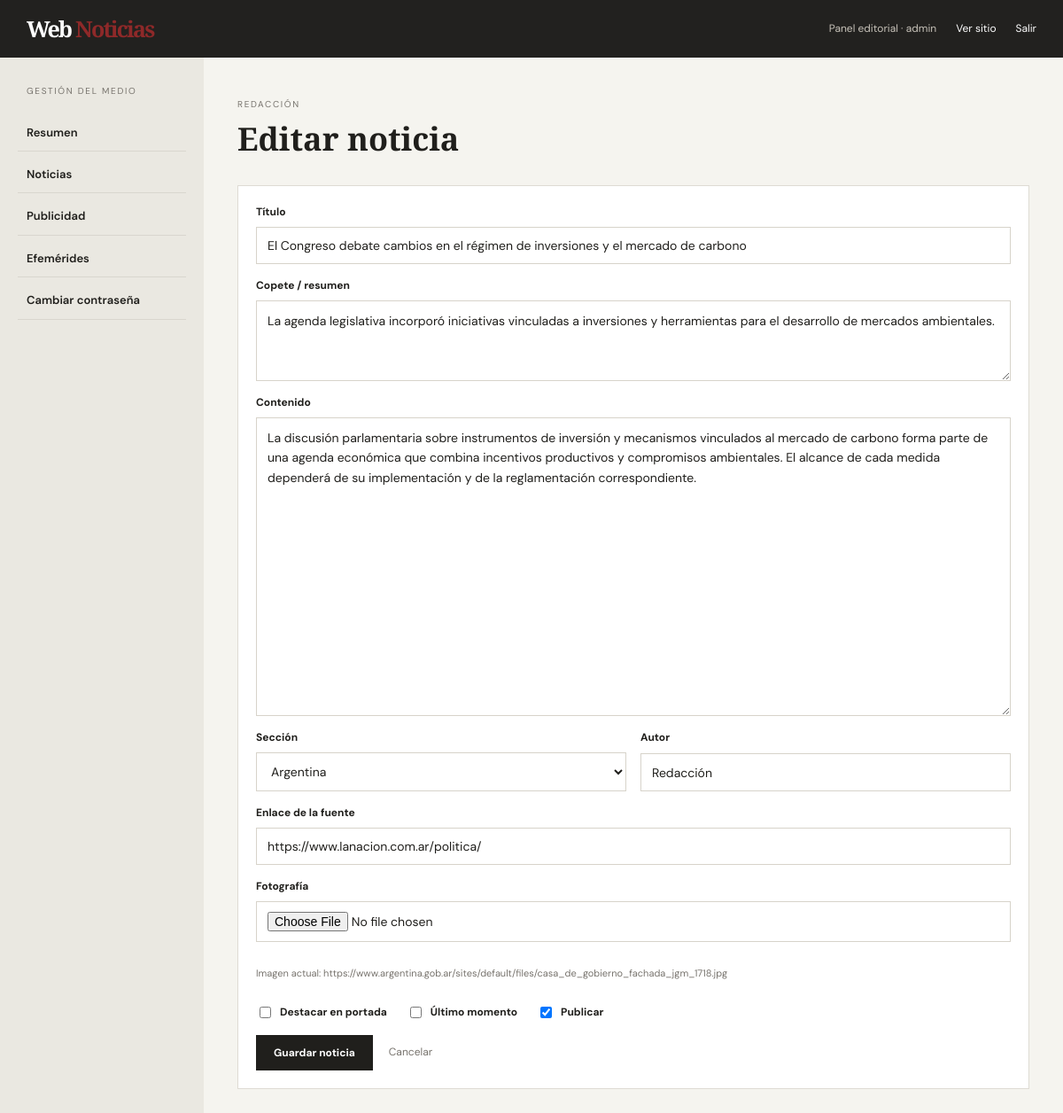
The app's page /admin/noticia/2/editar (signed in) with its own data.
### tables this page shows
CREATE TABLE articles (
            id INTEGER PRIMARY KEY AUTOINCREMENT,
            title TEXT NOT NULL, summary TEXT NOT NULL DEFAULT '',
            body TEXT NOT NULL DEFAULT '', category TEXT NOT NULL DEFAULT 'Argentina',
            image TEXT NOT NULL DEFAULT '', author TEXT NOT NULL DEFAULT 'Redacción',
            is_featured INTEGER NOT NULL DEFAULT 0,
            is_breaking INTEGER NOT NULL DEFAULT 0,
            published INTEGER NOT NULL DEFAULT 1,
            created_at TEXT NOT NULL
        , source_url TEXT NOT NULL DEFAULT '');

### app.py (the view, shortened to what this page needs)
@app.route("/admin/noticia/nueva", methods=["GET", "POST"])
@app.route("/admin/noticia/<int:article_id>/editar", methods=["GET", "POST"])
@login_required
def edit_article(article_id=None):
    with db() as con:
        item = con.execute("SELECT * FROM articles WHERE id=?", (article_id,)).fetchone() if article_id else None
    if article_id and not item:
        abort(404)
    return render_template("admin/article_form.html", item=item)

### app.py (called while the page is built)
def db():
    conn = sqlite3.connect(DB_PATH)
    conn.row_factory = sqlite3.Row
    conn.execute("PRAGMA foreign_keys = ON")
    return conn

def login_required(fn):
    @wraps(fn)
    def wrapper(*args, **kwargs):
        if not session.get("user_id"):
            return redirect(url_for("admin_login"))
        return fn(*args, **kwargs)
    return wrapper

@app.context_processor
def globals_for_templates():
    def media_url(path):
        if path and path.startswith(("http://", "https://")):
            return path
        return url_for("static", filename=path) if path else ""
    return {"categories": CATEGORIES, "whatsapp_link": f"https://wa.me/{WHATSAPP_NUMBER}?text=Hola%2C%20quiero%20comunicarme%20con%20el%20medio.", "year": date.today().year, "media_url": media_url}

### templates/admin/article_form.html
{% extends "admin/base_admin.html" %}{% block admin_content %}<div class="admin-heading"><div><span class="eyebrow">REDACCIÓN</span><h1>{{ 'Editar noticia' if item else 'Nueva noticia' }}</h1></div></div><form class="admin-box editor-form" method="post" enctype="multipart/form-data"><label>Título<input name="title" required value="{{ item.title if item else '' }}"></label><label>Copete / resumen<textarea name="summary" rows="3">{{ item.summary if item else '' }}</textarea></label><label>Contenido<textarea name="body" rows="14" required>{{ item.body if item else '' }}</textarea></label><div class="form-grid"><label>Sección<select name="category">{% for cat in categories %}<option {% if item and item.category==cat %}selected{% endif %}>{{ cat }}</option>{% endfor %}</select></label><label>Autor<input name="author" value="{{ item.author if item else 'Redacción' }}"></label></div><label>Enlace de la fuente<input type="url" name="source_url" value="{{ item.source_url if item else '' }}" placeholder="https://..."></label><label>Fotografía<input type="file" name="image" accept=".jpg,.jpeg,.png,.webp,.gif"></label>{% if item and item.image %}<p class="muted">Imagen actual: {{ item.image }}</p>{% endif %}<div class="check-row"><label><input type="checkbox" name="is_featured" {% if item and item.is_featured %}checked{% endif %}> Destacar en portada</label><label><input type="checkbox" name="is_breaking" {% if item and item.is_breaking %}checked{% endif %}> Último momento</label><label><input type="checkbox" name="published" {% if not item or item.published %}checked{% endif %}> Publicar</label></div><div class="form-actions"><button class="button-dark">Guardar noticia</button><a class="back-link" href="{{ url_for('admin_articles') }}">Cancelar</a></div></form>{% endblock %}

### static/css/style.css (style rules this page uses)
* { box-sizing:border-box }
:root { --ink:#201f1c;--muted:#77736d;--line:#dedbd4;--paper:#fbfaf6;--accent:#8e2929;--serif:'Playfair Display',Georgia,serif;--sans:'DM Sans',Arial,sans-serif }
body { margin:0;background:var(--paper);color:var(--ink);font-family:var(--sans);font-size:16px;line-height:1.65 }
a { color:inherit;text-decoration:none }
.lead-aside h3,.eyebrow { font-size:10px;letter-spacing:1.7px;color:var(--muted) }
.button-dark { display:inline-block;border:0;background:var(--ink);color:#fff;padding:12px 20px;font:700 12px var(--sans);cursor:pointer }
.admin-body { background:#f5f4ef }
.admin-heading { display:flex;justify-content:space-between;align-items:center;margin-bottom:25px }
.admin-heading h1 { font:700 36px var(--serif);margin:3px 0 }
.stats-grid>div,.admin-box { background:white;border:1px solid var(--line);padding:20px }
.admin-box { margin:20px 0 }
.editor-form { display:grid;gap:15px }
.editor-form label,.login-card label { display:grid;gap:6px;font-size:12px;font-weight:700 }
.editor-form input:not([type=checkbox]),.editor-form textarea,.editor-form select,.login-card input { width:100%;padding:11px 12px;border:1px solid #d7d3ca;background:#fff;font:14px var(--sans);color:var(--ink);border-radius:0 }
.editor-form textarea { resize:vertical;line-height:1.6 }
.form-grid { display:grid;grid-template-columns:1fr 1fr;gap:16px }
.check-row { display:flex;gap:22px;flex-wrap:wrap }
.check-row label,.inline-check { display:flex!important;align-items:center;gap:7px }
.form-actions { display:flex;align-items:center;gap:18px }
.muted { font-size:11px;color:var(--muted) }
.back-link { font-size:12px;color:var(--muted) }

### records on screen
articles: title "El Congreso debate cambios en el régimen de inversiones y el mercado de carbono", summary "La agenda legislativa incorporó iniciativas vinculadas a inversiones y herramientas para el desarrollo de mercados ambientales.", body "La discusión parlamentaria sobre instrumentos de inversión y mecanismos vinculados al mercado de carbono forma parte de una agenda económica que combina incentivos productivos y compromisos ambientales. El alcance de cada medida dependerá de su implementación y de la reglamentación correspondiente.", category "Argentina", author "Redacción", source_url "https://www.lanacion.com.ar/politica/", image "https://www.argentina.gob.ar/sites/default/files/casa_de_gobierno_fachada_jgm_1718.jpg", published "☑"

### other values on screen
{{ session.get('username') }} "admin"
{{ 'Editar noticia' if item else 'Nueva noticia' }} "Editar noticia"
